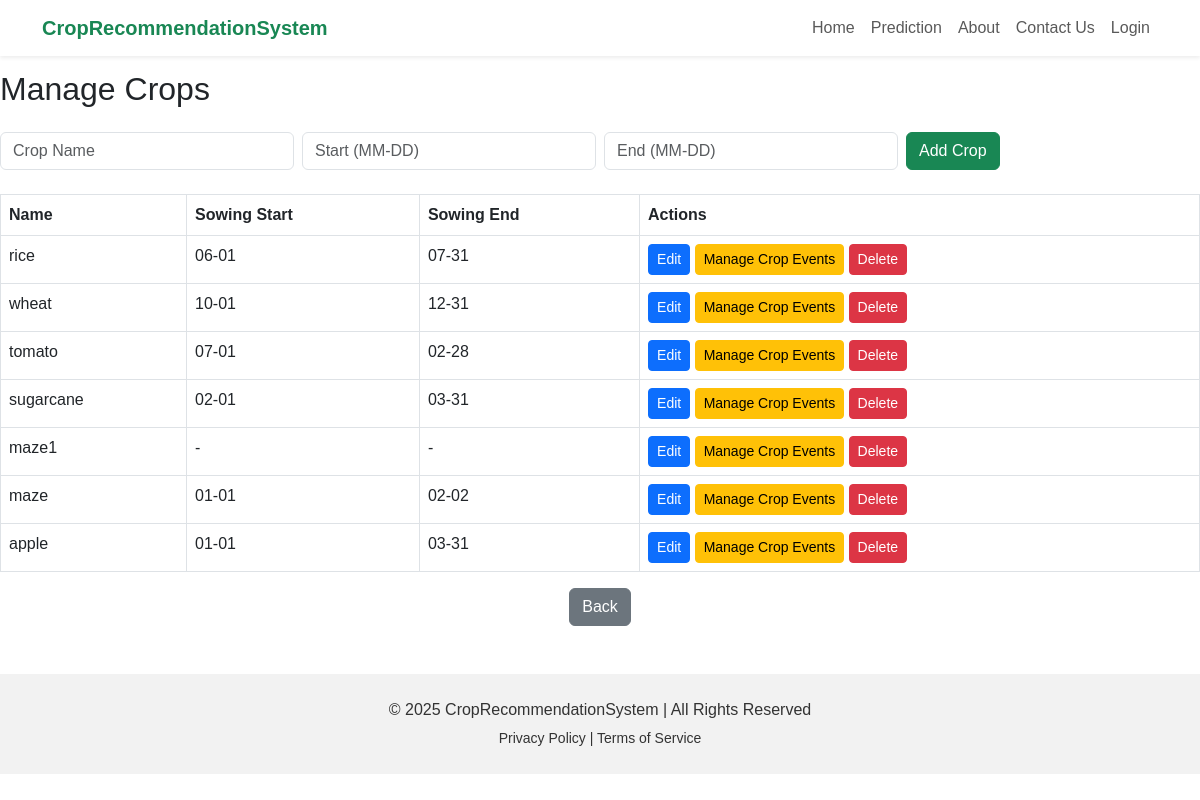
The page /admin_cal on the database its author committed.
### tables this page shows
CREATE TABLE crops_info (
                id INTEGER PRIMARY KEY AUTOINCREMENT,
                name TEXT NOT NULL
            , sowing_start TEXT, sowing_end TEXT);

### app.py (the view)
@app.route("/admin_cal")
def admin_cal():
    conn = sqlite3.connect(DB_NAME)
    conn.row_factory = sqlite3.Row
    c = conn.cursor()
    c.execute("SELECT * FROM crops_info")
    crops = c.fetchall()
    conn.close()
    return render_template("admin_cal.html", crops=crops)

### templates/admin_cal.html (shortened to what this page needs)
{% extends 'base.html' %}
{% block content %}
<h2 class="mb-4">Manage Crops</h2>
<form method="POST" action="{{ url_for('add_crop_cal') }}" class="mb-4">
  <div class="row g-2">
    <div class="col">
      <input type="text" name="name" placeholder="Crop Name" class="form-control" required>
    </div>
    <div class="col">
      <input type="text" name="sowing_start" placeholder="Start (MM-DD)" class="form-control" required>
    </div>
    <div class="col">
      <input type="text" name="sowing_end" placeholder="End (MM-DD)" class="form-control" required>
    </div>
    <div class="col">
      <button class="btn btn-success">Add Crop</button>
    </div>
  </div>
</form>
<table class="table table-bordered">
  <thead>
    <tr>
      <th>Name</th>
      <th>Sowing Start</th>
      <th>Sowing End</th>
      <th>Actions</th>
    </tr>
  </thead>
  <tbody>
    {% for crop in crops %}
    <tr>
      <td>{{ crop.name }}</td>
      <td>{{ crop.sowing_start or '-' }}</td>
      <td>{{ crop.sowing_end or '-' }}</td>
      <td>
        <a class="btn btn-sm btn-primary" href="{{ url_for('edit_crop_cal', crop_id=crop.id) }}">Edit</a>
        <a class="btn btn-sm btn-warning" href="{{ url_for('crop_tasks', crop_id=crop.id) }}">Manage Crop Events</a>
        <a class="btn btn-sm btn-danger" href="{{ url_for('delete_crop_cal', crop_id=crop.id) }}">Delete</a>
      </td>
    </tr>
    {% endfor %}
  </tbody>
</table>
<div class="d-flex justify-content-center">
  <a href="{{ url_for('admin_dashboard') }}" class="btn btn-secondary">Back</a>
</div>
{% endblock %}

### templates/base.html (shortened to what this page needs)
<!DOCTYPE html>
<html lang="en">
<head>
  <link href="https://cdn.jsdelivr.net/npm/bootstrap@5.3.0/dist/css/bootstrap.min.css" rel="stylesheet" />
  <link href="https://cdn.jsdelivr.net/npm/fullcalendar@6.1.8/index.global.min.css" rel="stylesheet">
</head>
<body>
<nav class="navbar navbar-expand-lg navbar-light bg-white shadow-sm fixed-top">
  <div class="container">
    <a class="navbar-brand fw-bold text-success" href="#hero">CropRecommendationSystem</a>
    <div class="collapse navbar-collapse" id="navbarNav">
      <ul class="navbar-nav ms-auto">
         <li class="nav-item">
          <a class="nav-link" href="{{ url_for('index') }}">Home</a>
        </li>
        <li class="nav-item">
          <a class="nav-link" href="{{ url_for('predict') }}">Prediction</a>
        </li>
        <li class="nav-item">
          <a class="nav-link" href="{{ url_for('index') }}#about">About</a>
        </li>
        <li class="nav-item">
          <a class="nav-link" href="{{ url_for('index') }}#contact">Contact Us</a>
        </li>
        {% if session.get('username') %}
          <li class="nav-item"><a class="nav-link" href="#" onclick="confirmLogout()">Logout</a></li>
        {% else %}
          <li class="nav-item"><a class="nav-link" href="/login">Login</a></li>
        {% endif %}
      </ul>
    </div>
  </div>
</nav>
<main class="flex-grow-1">
  {% block content %}{% endblock %}
</main>
<footer class="text-center py-4 mt-5">
  <div class="container">
    <p class="mb-1">&copy; 2025 CropRecommendationSystem | All Rights Reserved</p>
    <small>
      <a href="#">Privacy Policy</a> |
      <a href="#">Terms of Service</a>
    </small>
  </div>
</footer>
</body>
</html>

### templates/base.html (style rules this page uses)
footer { background-color: #f2f2f2; color: #333; }
footer a { color: #333; text-decoration: none; }
body { font-family: Arial, sans-serif; scroll-behavior: smooth; padding-top: 70px; }

### rows shown on the page
crops_info: name "rice", sowing_start "06-01", sowing_end "07-31"
crops_info: name "wheat", sowing_start "10-01", sowing_end "12-31"
crops_info: name "tomato", sowing_start "07-01", sowing_end "02-28"
crops_info: name "sugarcane", sowing_start "02-01", sowing_end "03-31"
crops_info: name "maze1", sowing_start "-", sowing_end "-"
crops_info: name "maze", sowing_start "01-01", sowing_end "02-02"
crops_info: name "apple", sowing_start "01-01", sowing_end "03-31"
